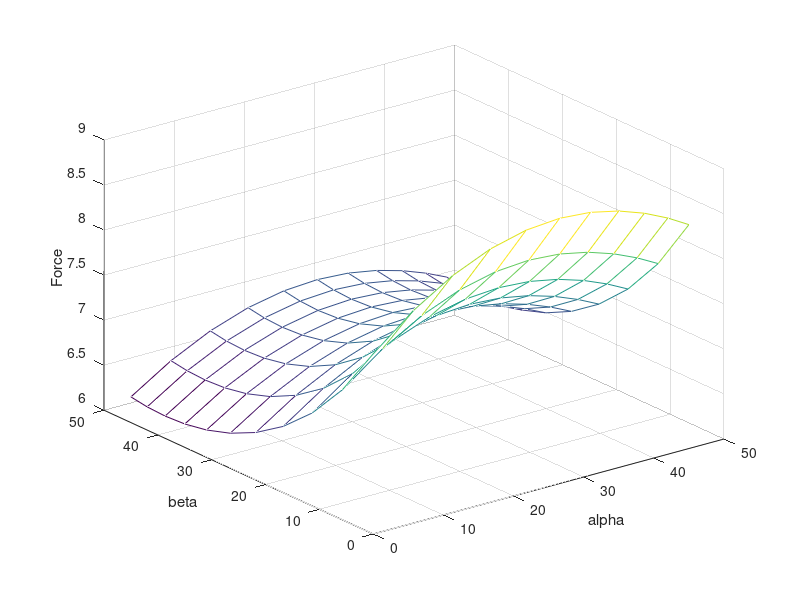
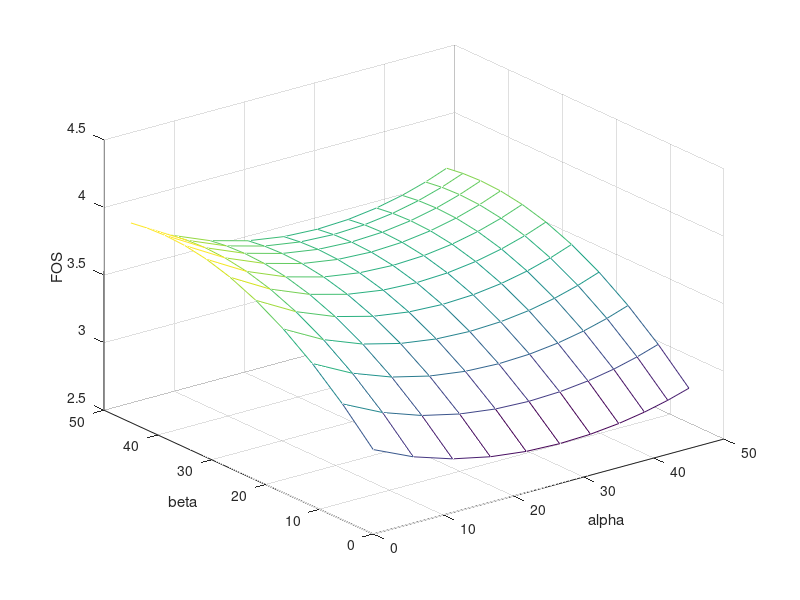

MATLAB code to generate these figures, in order:
%% Givens
P = 4;
TF = 25; 
Matrix = [0];

%% Matrix Setup
for alpha=0:.1:1
    Matrix = [Matrix atand(alpha)];
end

for beta=0:.1:1
    Matrix = [Matrix; atand(beta) zeros(1,11)];
end

D = size(Matrix);
%% Force Calcultions

for i = 2:1:D(1,1)
    for j = 2:1:D(1,2)
        Matrix(i,j)= 5*P*(2*cosd(Matrix(1,j))+sind(Matrix(1,j)))/(5*cosd(Matrix(i,1))+4*sind(Matrix(i,1)));
    end
end

%% FOS Calculations

MatrixFOS = TF ./ Matrix;
MatrixFOS(:,1) = Matrix(:,1);
MatrixFOS(1,:) = Matrix(1,:);

%%Graph
figure(1)
mesh(Matrix(1,2:end), Matrix(2:end,1), Matrix(2:end,2:end));
xlabel('alpha');
ylabel('beta');
zlabel('Force');

figure(2)
mesh(MatrixFOS(1,2:end), MatrixFOS(2:end,1), MatrixFOS(2:end,2:end));
xlabel('alpha');
ylabel('beta');
zlabel('FOS');